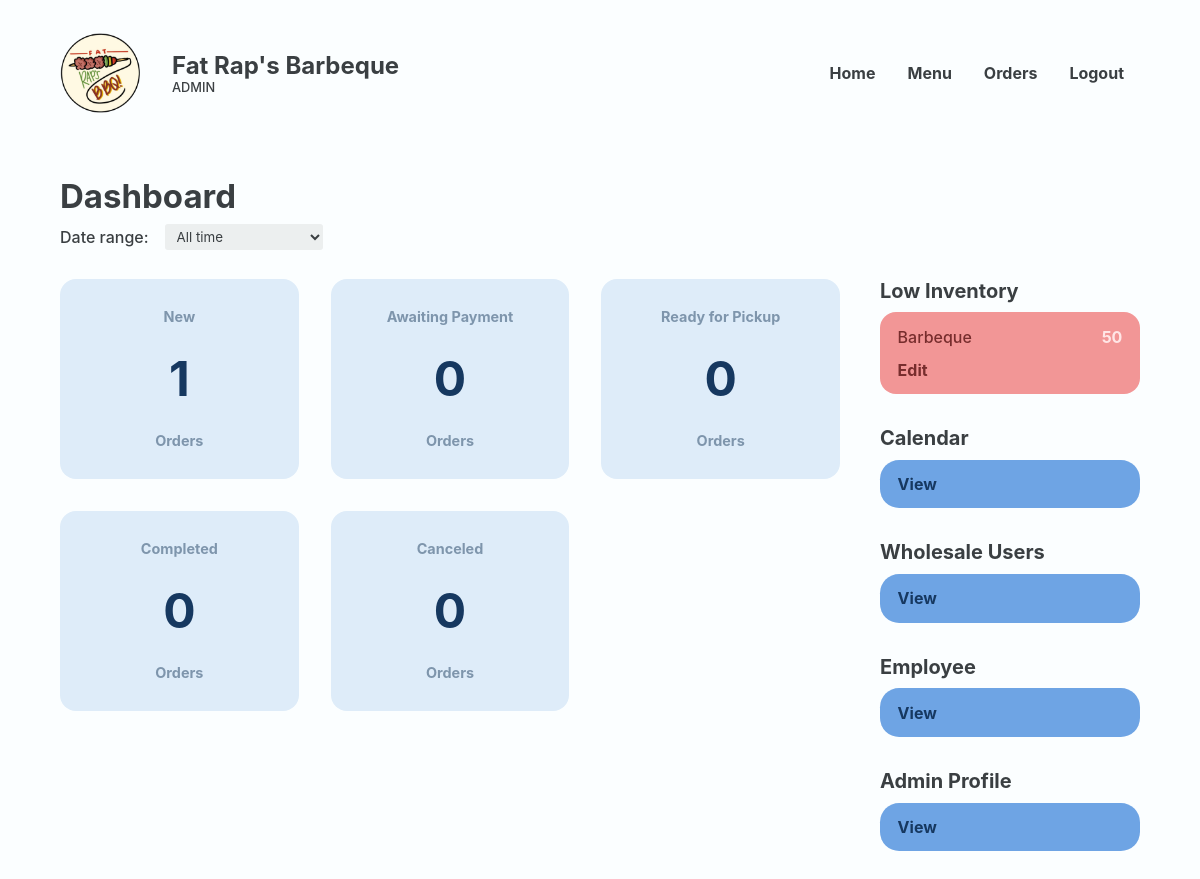
Before: /Website/admin-home.php (signed in) with the older database file.
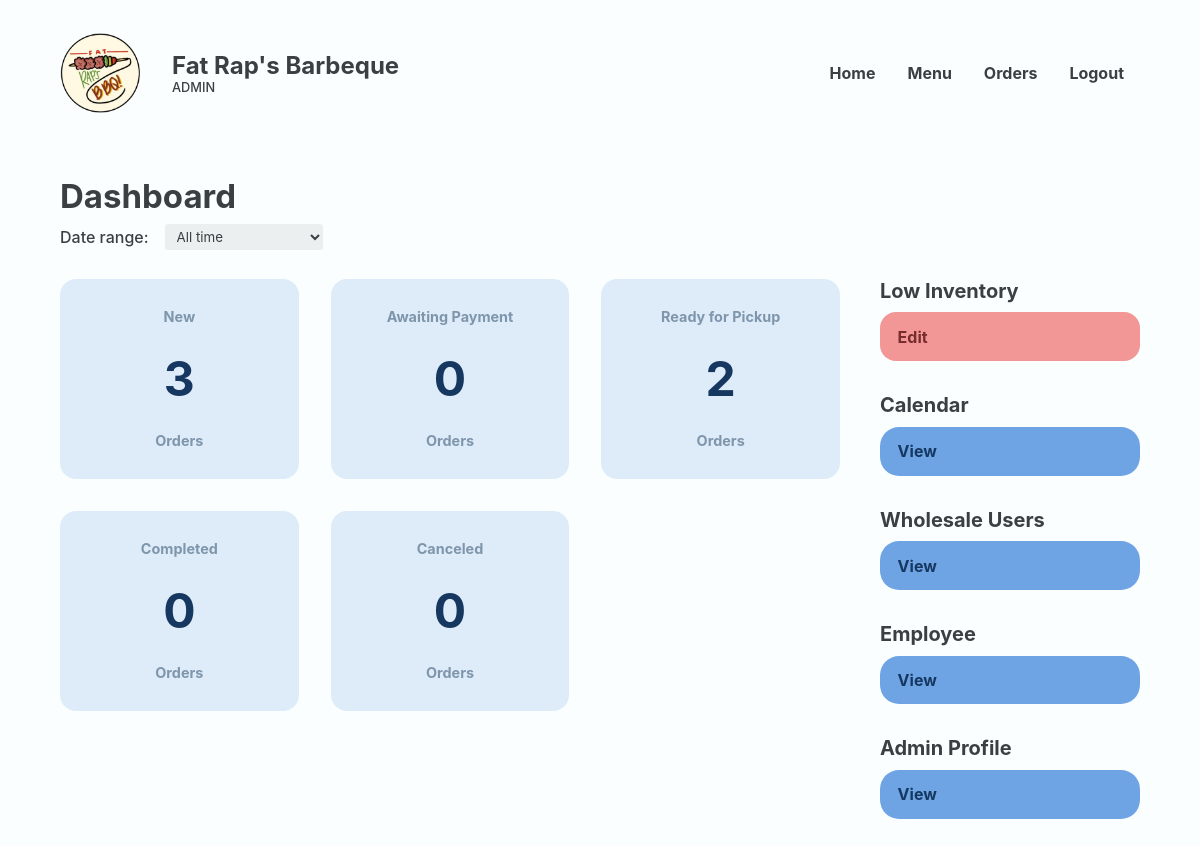
After: the same page with the newer database file.
### tables this page shows
CREATE TABLE `food` (
  `FOOD_ID` int(18) UNSIGNED NOT NULL,
  `CTGY_ID` int(18) NOT NULL,
  `FOOD_NAME` varchar(20) NOT NULL,
  `FOOD_PRICE` decimal(10,2) NOT NULL,
  `FOOD_DESC` varchar(50) NOT NULL,
  `FOOD_IMG` varchar(255) NOT NULL,
  `FOOD_STOCK` int(20) NOT NULL,
  `FOOD_ACTIVE` varchar(10) NOT NULL,
  `FOOD_TYPE` varchar(16) NOT NULL
);

### Website/admin-home.php (the view, shortened to what the changed rows need)
<?php
@include 'constants.php';
?>
<!DOCTYPE html>
<html lang="en">
<head>
    <link rel="stylesheet" href="header-styles.css">
    <link rel="stylesheet" href="admin-styles.css">
</head>
<body>
    <header class="backend">
        <div class="header-container">
            <div class="website-title">
                <div class="text">
                    <h1>Fat Rap's Barbeque</h1>
                </div>
            </div>
        </div>
    </header>
    <main>
        <section class="section" id="dashboard">
            <div class="container">
                <div class="section-heading">
                    <h2>Dashboard</h2>
                </div>
                <?php
                $selectCounts = "SELECT
                PLACED_ORDER_STATUS,
                COUNT(*) as count
                FROM placed_order";
                $selectCounts .= " GROUP BY PLACED_ORDER_STATUS";
                $resCounts = mysqli_query($conn, $selectCounts);
                $counters = array();
                while ($row = mysqli_fetch_assoc($resCounts)) {
                    $counters[$row['PLACED_ORDER_STATUS']] = $row['count'];
                }
                $countNO = isset($counters['Placed']) ? $counters['Placed'] : 0;
                $countAP = isset($counters['Awaiting Payment']) ? $counters['Awaiting Payment'] : 0;
                $countFD = isset($counters['Currently Preparing']) ? $counters['Currently Preparing'] : 0;
                $countCo = isset($counters['Completed']) ? $counters['Completed'] : 0;
                $countCa = isset($counters['Cancelled']) ? $counters['Cancelled'] : 0;
                ?>
                <section class="with-side-menu">
                    <section class="main-section">
                        <div class="grid-container">
                            <a class="box" href="<?php echo SITEURL; ?>admin-new-orders.php">
                                <p>New</p>
                                <h1><?php echo $countNO ?></h1>
                                <p class="bottom">Orders</p>
                            </a>
                            <a class="box" href="<?php echo SITEURL; ?>admin-awaiting-payment.php">
                                <h1><?php echo $countAP ?></h1>
                            </a>
                            <a class="box" href="<?php echo SITEURL; ?>admin-delivery-orders.php">
                                <p>Ready for Pickup</p>
                                <h1><?php echo $countFD ?></h1>
                                <p class="bottom">Orders</p>
                            </a>
                            <a class="box" href="<?php echo SITEURL; ?>admin-completed-orders.php">
                                <h1><?php echo $countCo ?></h1>
                            </a>
                            <a class="box" href="<?php echo SITEURL; ?>admin-canceled-orders.php">
                                <h1><?php echo $countCa ?></h1>
                            </a>
                        </div>
                    </section>
                    <section class="side-menu">
                        <div class="group inventory" id="low-inventory">
                            <div class="inventory-box">
                                <?php
                                $sql = "SELECT * FROM food WHERE FOOD_STOCK < 100";
                                $res = mysqli_query($conn, $sql);
                                $count = mysqli_num_rows($res);
                                if ($count > 0) {
                                    while ($row = mysqli_fetch_assoc($res)) {
                                        $FOOD_NAME = $row['FOOD_NAME'];
                                        $FOOD_STOCK = $row['FOOD_STOCK'];
                                ?>
                                        <div class="inline">
                                            <p><?php echo $FOOD_NAME ?></p>
                                            <span class="<?php echo ($FOOD_STOCK < 100) ? 'red-text' : ''; ?>">
                                                <p><?php echo $FOOD_STOCK ?></p>
                                            </span>
                                        </div>
                                <?php
                                    }
                                }
                                ?>
                            </div>
                        </div>
                    </section>
                </section>
            </div>
        </section>
    </main>
</body>
</html>

Changed rows visible on the page:
no longer on this page (row edited): food: FOOD_NAME "Barbeque", FOOD_STOCK "50"
Other visible differences:
$countNO: "1" → "3"
$countFD: "0" → "2"
